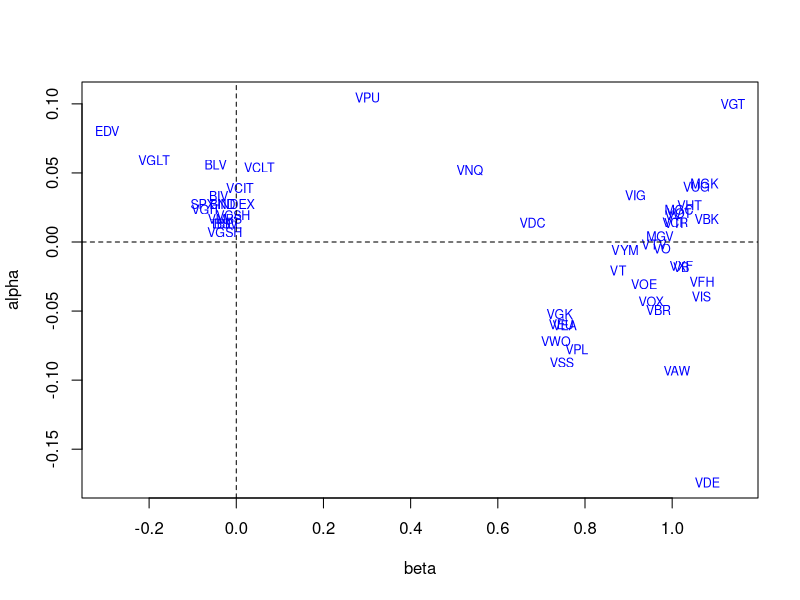

R code for this plot:
getwd()

funds = read.csv(file = "vanguard.csv")

row_count = dim(funds)[1]
column_count = dim(funds)[2]
fund_columns = column_count - 2 # last two columns are spx and t-bills

returns_annualized_spx =
  diff(log(funds$SPX)) * 52 -
  funds$TBILL[2:(row_count)] / 100

returns_annualized_funds =
  52 * log(funds[2:row_count, 2:fund_columns]) -
  52 * log(funds[1:row_count - 1, 2:fund_columns]) -
  funds$TBILL[2:row_count] / 100

# Build a matrix of the linear regression models
capm_model = lm(as.matrix(returns_annualized_funds) ~ returns_annualized_spx)
print(capm_model)

plot(
  capm_model$coeff[2,],
  capm_model$coeff[1,],
  ylab = "alpha",
  xlab = "beta",
  col = 0,
)
text(
  x = capm_model$coeff[2,],
  y = capm_model$coeff[1,],
  labels = names(funds)[2:column_count],
  col = c("blue"),
  cex = 0.75,
)
abline(v = 0, col = c("black"), lty = 2)
abline(h = 0, col = c("black"), lty = 2)
